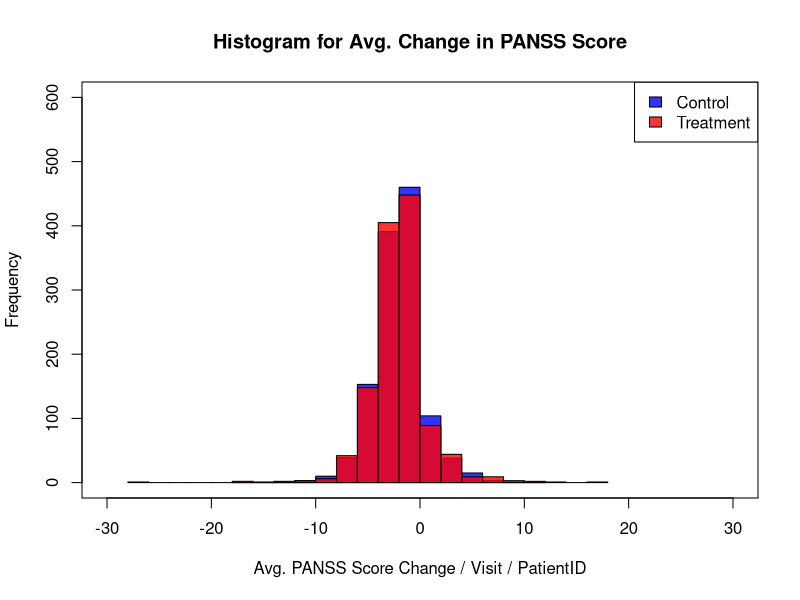
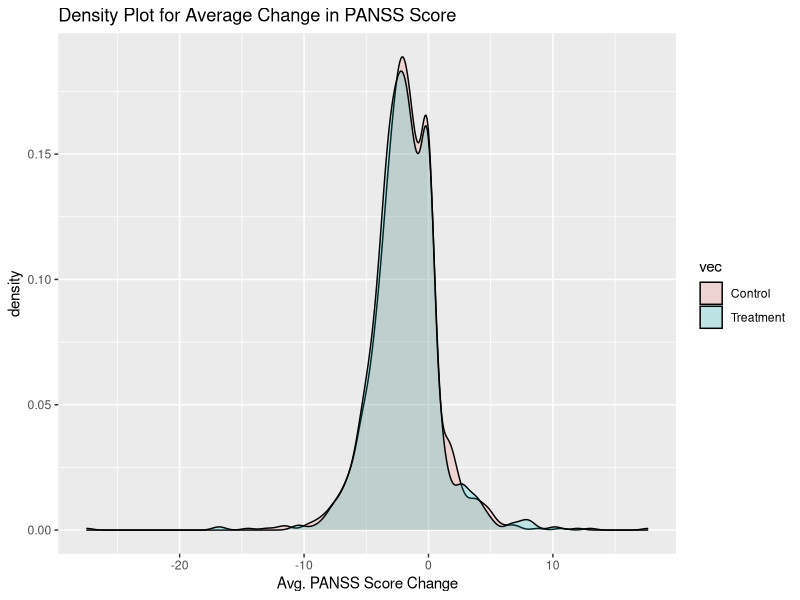

Generate these figures, in order, with R:
## ---- chunk 1
library(plyr)
library(dplyr)
library(ggplot2)
library(data.table)
library(sm)
A = read.csv("Study_A.csv", stringsAsFactors=TRUE)
B = read.csv("Study_B.csv", stringsAsFactors=TRUE)
C = read.csv("Study_C.csv", stringsAsFactors=TRUE)
D = read.csv("Study_D.csv", stringsAsFactors=TRUE)
E = read.csv("Study_E.csv", stringsAsFactors=TRUE)
total_data = rbind(A, B, C, D)
# total_data = rbind(total_data[, names(E)], E)
# str(total_data)
# summary(total_data)
# cor(total_data[sapply(total_data, is.numeric)])
## ---- chunk 2
c_data = filter(total_data, total_data$TxGroup == "Control")
t_data = filter(total_data, total_data$TxGroup == "Treatment")
c_data = data.frame(c_data$PatientID, c_data$VisitDay, c_data$PANSS_Total)
t_data = data.frame(t_data$PatientID, t_data$VisitDay, t_data$PANSS_Total)
## ---- chunk 3
c_pans_avg = summarize(c_data, mean(c_data$PANSS_Total))
t_pans_avg = summarize(t_data, mean(t_data$PANSS_Total))
# c_pans
# t_pans
## ---- chunk 4
panss_diff = ave(c_data$c_data.PANSS_Total, c_data$c_data.PatientID, FUN=function(x) c(0, diff(x)))
c_data["c_data.panss_diff"] = panss_diff
c_data = c_data[,c(1,4)]
## ---- chunk 5
control_panss_avgs = aggregate(c_data$c_data.panss_diff~c_data$c_data.PatientID, c_data, mean)
# control_panss_avgs
## ---- chunk 6
panss_diff_t = ave(t_data$t_data.PANSS_Total, t_data$t_data.PatientID, FUN=function(x) c(0, diff(x)))
t_data["t_data.panss_diff"] = panss_diff_t
t_data = t_data[,c(1,4)]
## ---- chunk 7
treatment_panss_avgs = aggregate(t_data$t_data.panss_diff~t_data$t_data.PatientID, t_data, mean)
hist(control_panss_avgs$`c_data$c_data.panss_diff`,
     main="Histogram for Avg. Change in PANSS Score",
     xlim=c(-30,30),
     ylim=c(0,600),
     breaks=25, 
     col=rgb(0,0,1,0.8),
     xlab="Avg. PANSS Score Change / Visit / PatientID")
hist(treatment_panss_avgs$`t_data$t_data.panss_diff`,
     col=rgb(1,0,0,0.8),
     add=T)
legend("topright", c("Control", "Treatment"), fill=c(rgb(0,0,1,0.8), rgb(1,0,0,0.8)))
box()
## ---- chunk 8
control_density = data.frame(x=control_panss_avgs$`c_data$c_data.panss_diff`, vec="Control")
treatment_density = data.frame(x=treatment_panss_avgs$`t_data$t_data.panss_diff`, vec="Treatment")
df = rbind(control_density, treatment_density)

gg = ggplot(data=df, aes(x=x,fill=vec)) + geom_density(alpha=0.2)
gg + labs(title="Density Plot for Average Change in PANSS Score", x="Avg. PANSS Score Change")
## ---- chunk 9
cat("Mean score change for control patients/visit: ", mean(control_panss_avgs$`c_data$c_data.panss_diff`), "\n")
cat("PANSS score std dev for control patients/visit: ", sd(control_panss_avgs$`c_data$c_data.panss_diff`), "\n")
cat("Mean score change for treatment patients/visit: ", mean(treatment_panss_avgs$`t_data$t_data.panss_diff`), "\n")
cat("PANSS score std dev for treatment patients/visit: ", sd(treatment_panss_avgs$`t_data$t_data.panss_diff`), "\n")
## ---- chunk 10
control = control_panss_avgs$`c_data$c_data.panss_diff`
treatment = treatment_panss_avgs$`t_data$t_data.panss_diff`
var.test(control, treatment)
## ---- chunk 11
treatment_effect_test = t.test(control, treatment, var.equal=TRUE)
treatment_effect_test
